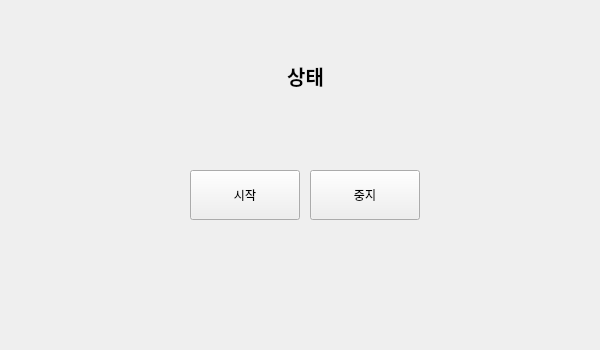
<?xml version="1.0" encoding="UTF-8"?>
<ui version="4.0">
 <class>Form</class>
 <widget class="QWidget" name="Form">
  <property name="geometry">
   <rect>
    <x>0</x>
    <y>0</y>
    <width>600</width>
    <height>350</height>
   </rect>
  </property>
  <property name="maximumSize">
   <size>
    <width>600</width>
    <height>350</height>
   </size>
  </property>
  <property name="font">
   <font>
    <family>맑은 고딕 Semilight</family>
   </font>
  </property>
  <property name="windowTitle">
   <string>QtDesigner 연습</string>
  </property>
  <widget class="QLabel" name="lblStatus">
   <property name="geometry">
    <rect>
     <x>190</x>
     <y>60</y>
     <width>231</width>
     <height>31</height>
    </rect>
   </property>
   <property name="font">
    <font>
     <family>맑은 고딕 Semilight</family>
     <pointsize>15</pointsize>
     <weight>75</weight>
     <italic>false</italic>
     <bold>true</bold>
    </font>
   </property>
   <property name="text">
    <string>상태</string>
   </property>
   <property name="alignment">
    <set>Qt::AlignCenter</set>
   </property>
  </widget>
  <widget class="QPushButton" name="btnStart">
   <property name="geometry">
    <rect>
     <x>190</x>
     <y>170</y>
     <width>110</width>
     <height>50</height>
    </rect>
   </property>
   <property name="font">
    <font>
     <family>맑은 고딕 Semilight</family>
    </font>
   </property>
   <property name="text">
    <string>시작</string>
   </property>
  </widget>
  <widget class="QPushButton" name="btnStop">
   <property name="geometry">
    <rect>
     <x>310</x>
     <y>170</y>
     <width>110</width>
     <height>50</height>
    </rect>
   </property>
   <property name="font">
    <font>
     <family>맑은 고딕 Semilight</family>
    </font>
   </property>
   <property name="text">
    <string>중지</string>
   </property>
  </widget>
 </widget>
 <resources/>
 <connections/>
</ui>
